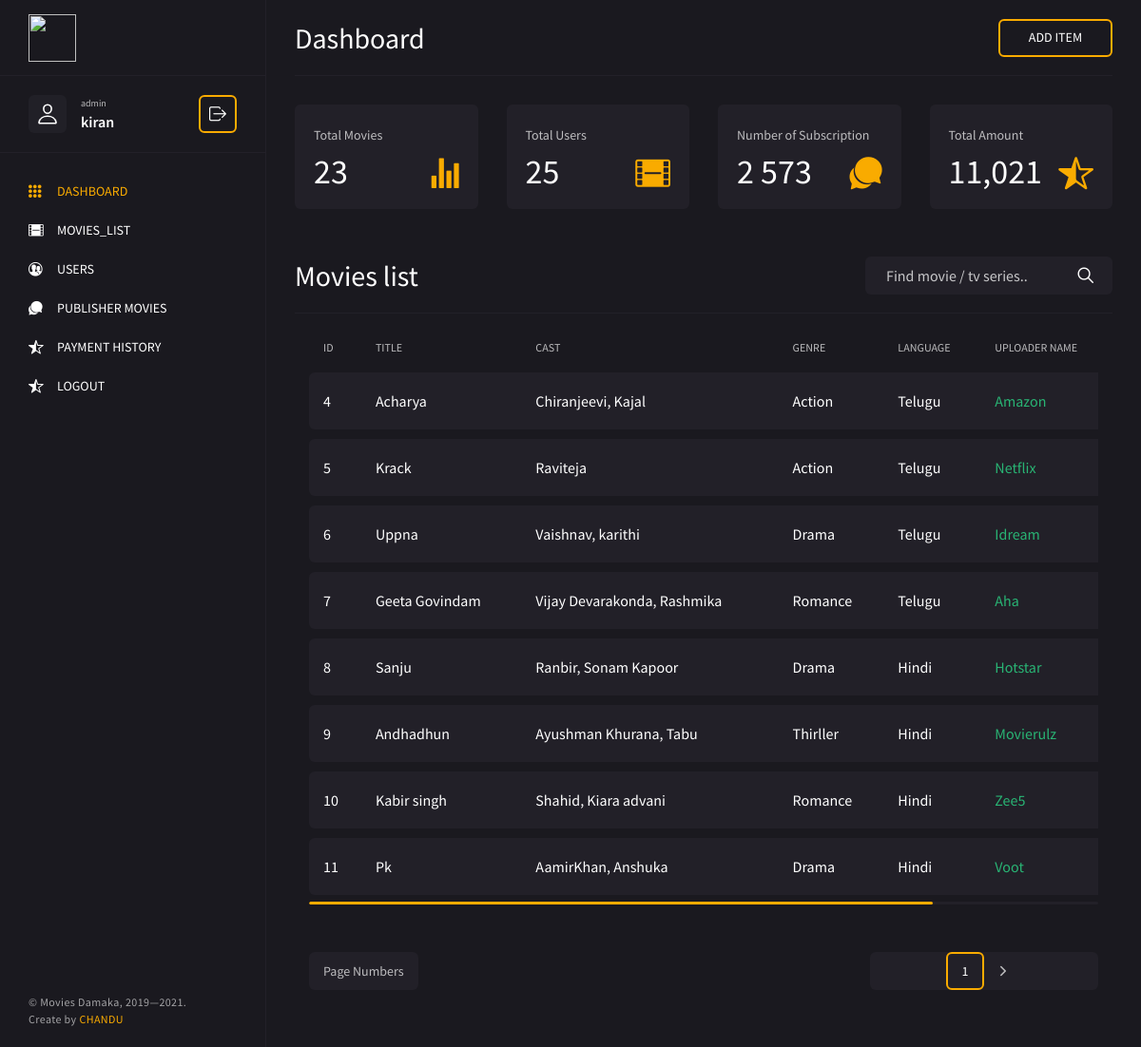
Screenshot of /dash (signed in) with the database file from the repository.
### movieshd/models.py (models this page shows, shortened)
class add_categories(models.Model):
    category_choice = [('Movie', 'Movie'), ('Show', 'Show'), ('Webseries', 'Webseries'), ('Kids', 'Kids')]
    language_choice = [('Telugu', 'Telugu'), ('Hindi', 'Hindi'), ('Tamil', 'Tamil'),
                       ('Malayalam', 'Malayalam'), ('Kannada', 'Kannada'), ('English', 'English')]
    geners_choice = [('Action', 'Action'), ('Adventure', 'Adventure'), ('Comedy', 'Comedy'),
                     ('Horror', 'Horror'), ('Thirller', 'Thirller'), ('Drama', 'Drama'),
                     ('Romance', 'Romance'), ('Sci Fi', 'Sci Fi')]
    uploader_name=models.CharField(max_length=500)
    category=models.CharField(max_length=500,choices=category_choice)
    title=models.CharField(max_length=500)
    discription = models.CharField(max_length=10000, null=True, blank=True)
    image = models.ImageField(upload_to="static/images", null=True, blank=True)
    language=models.CharField(max_length=500,choices=language_choice)
    geners=models.CharField(max_length=500,choices=geners_choice)
    screen_shot = models.ImageField(upload_to='static/images', null=True, blank=True)
    movie_length = models.CharField(max_length=50, null=True, blank=True)
    movie_director = models.CharField(max_length=200, null=True, blank=True)
    actor_name = models.CharField(max_length=1000, null=True, blank=True)
    movie_link = models.CharField(max_length=10000, null=True, blank=True)
    status=models.BooleanField(default=0)

### dashboard/views.py (the view)
# urls.py: path('dash',views.dash,name='dash'),
@login_required(login_url='adminlogin')
def dash(request):
    if request.user.is_superuser:
        total_user=User.objects.all()
        total_movies=add_categories.objects.all()
        list = add_categories.objects.all()
        list_paginator = Paginator(list, 8)
        page_number = request.GET.get('page')
        page = list_paginator.get_page(page_number)
        context ={
            'count':total_movies.count,
            'count1':total_user.count,
            'count': list_paginator.count,
            'page': page,
        }
        return render(request, 'dashboard/index.html',context)
    else:
        return redirect('/')

### templates/dashboard/index.html (shortened to what this page needs)
{% extends 'dashboard/base.html' %}
{% block content %}
	<main class="main">
		<div class="container-fluid">
			<div class="row row--grid">
				<div class="col-12">
					<div class="main__title">
						<h2>Dashboard</h2>
						<a href="/addmovie" class="main__title-link">add item</a>
					</div>
				</div>
				<div class="col-12 col-sm-6 col-lg-3">
					<div class="stats">
						<span>Total Movies</span>
						<p>{{ count }}</p>
						<i class="icon ion-ios-stats"></i>
					</div>
				</div>
				<div class="col-12 col-sm-6 col-lg-3">
					<div class="stats">
						<span>Total Users</span>
						<p>{{ count1 }}</p>
						<i class="icon ion-ios-film"></i>
					</div>
				</div>
				<div class="col-12 col-sm-6 col-lg-3">
					<div class="stats">
						<span>Number of Subscription</span>
						<p>2 573</p>
						<i class="icon ion-ios-chatbubbles"></i>
					</div>
				</div>
				<div class="col-12 col-sm-6 col-lg-3">
					<div class="stats">
						<span>Total Amount</span>
						<p>11,021</p>
						<i class="icon ion-ios-star-half"></i>
					</div>
				</div>
				<div class="col-12">
					<div class="main__title">
						<h2>Movies list</h2>
							<form action="#" class="main__title-form ml-auto">
								<input type="text" placeholder="Find movie / tv series..">
								<button type="button">
									<i class="icon ion-ios-search"></i>
								</button>
							</form>
						</div>
					</div>
				</div>
				<div class="col-12">
					<div class="main__table-wrap">
						<table class="main__table">
							<thead>
								<tr>
									<th>ID</th>
									<th>TITLE</th>
									<th>CAST</th>
									<th>GENRE</th>
									<th>LANGUAGE</th>
                                    <th>UPLOADER NAME</th>
								</tr>
							</thead>
{% for i in page.object_list  %}
							<tbody>
								<tr>
									<td>
										<div class="main__table-text">{{ i.id }}</div>
									</td>
                                    <td>
										<div class="main__table-text">{{ i.title }}</div>
									</td>
									<td>
										<div class="main__table-text"><a href="#">{{ i.actor_name }}</a></div>
									</td>
									<td>
										<div class="main__table-text">{{ i.geners }}</div>
									</td>
									<td>
										<div class="main__table-text">{{ i.language }}</div>
									</td>
									<td>
										<div class="main__table-text main__table-text--green">{{ i.uploader_name }}</div>
									</td>
								</tr>
                            </tbody>
{% endfor %}
						</table>
					</div>
				</div>
				<div class="col-12">
					<div class="paginator-wrap">
						<span>Page Numbers</span>
						<ul class="paginator">
							<li class="paginator__item paginator__item--active"><a href="#">{{ page.number }}</a></li>
							{% if page.has_next %}
							<li class="paginator__item paginator__item--next">
								<a href="{% url 'list' %}?page={{ page.next_page_number }}"><i class="icon ion-ios-arrow-forward"></i></a>
							</li>
                        {% endif %}
						</ul>
					</div>
				</div>
			</div>
	</main>
    {% endblock %}

### templates/dashboard/base.html (shortened to what this page needs)
{% load static %}
<!DOCTYPE html>
<html lang="en">
<head>
	<link rel="stylesheet" href={% static "admin1/css/bootstrap-reboot.min.css" %}>
	<link rel="stylesheet" href={% static "admin1/css/bootstrap-grid.min.css" %}>
	<link rel="stylesheet" href={% static "admin1/css/magnific-popup.css" %}>
	<link rel="stylesheet" href={% static "admin1/css/jquery.mCustomScrollbar.min.css" %}>
	<link rel="stylesheet" href={% static "admin1/css/select2.min.css" %}>
	<link rel="stylesheet" href={% static "admin1/css/ionicons.min.css" %}>
	<link rel="stylesheet" href={% static "admin1/css/admin.css" %}>
</head>
<body>
	<div class="sidebar">
		<a href="index.html" class="sidebar__logo">
			<img src={% static 'admin/logo22.png' %} style="width: 50px; height: 50px;" alt="">
		</a>
		<div class="sidebar__user">
			<div class="sidebar__user-img">
				<img src={% static "admin1/img/user.svg" %} alt="">
			</div>
			<div class="sidebar__user-title">
				<span>admin </span>
				<p>{{ user.username }}</p>
			</div>
			<a class="sidebar__user-btn" href="{% url 'logout_user' %}" type="button">
				<i class="icon ion-ios-log-out"></i>
			</a>
		</div>
		<div class="sidebar__nav-wrap">
			<ul class="sidebar__nav">
				<li class="sidebar__nav-item">
					<a href="/dash" class="sidebar__nav-link sidebar__nav-link--active"><i class="icon ion-ios-keypad"></i> <span>Dashboard</span></a>
				</li>
				<li class="sidebar__nav-item">
					<a href="/list" class="sidebar__nav-link"><i class="icon ion-ios-film"></i> <span>Movies_list</span></a>
				</li>
				<li class="sidebar__nav-item">
					<a href="/user" class="sidebar__nav-link"><i class="icon ion-ios-contacts"></i> <span>Users</span></a>
				</li>
                <li class="sidebar__nav-item">
					<a href="/list" class="sidebar__nav-link"><i class="icon ion-ios-chatbubbles"></i> <span>Publisher Movies</span></a>
				</li>
				<li class="sidebar__nav-item">
					<a href="/payments_history" class="sidebar__nav-link"><i class="icon ion-ios-star-half"></i> <span>Payment History</span></a>
				</li>
                <li class="sidebar__nav-item">
					<a href="{% url 'logout_user' %}" class="sidebar__nav-link"><i class="icon ion-ios-star-half"></i> <span>Logout</span></a>
				</li>
			</ul>
		</div>
		<div class="sidebar__copyright">© Movies Damaka, 2019—2021. <br>Create by <a href="#" target="_blank">CHANDU</a></div>
	</div>
{% block content %}
{% endblock %}
</body>
</html>

### rows the page displays
add_categories: id "4", title "Acharya", actor_name "Chiranjeevi, Kajal", geners "Action", language "Telugu", uploader_name "Amazon"
add_categories: id "5", title "Krack", actor_name "Raviteja", geners "Action", language "Telugu", uploader_name "Netflix"
add_categories: id "6", title "Uppna", actor_name "Vaishnav, karithi", geners "Drama", language "Telugu", uploader_name "Idream"
add_categories: id "7", title "Geeta Govindam", actor_name "Vijay Devarakonda, Rashmika", geners "Romance", language "Telugu", uploader_name "Aha"
add_categories: id "8", title "Sanju", actor_name "Ranbir, Sonam Kapoor", geners "Drama", language "Hindi", uploader_name "Hotstar"
add_categories: id "9", title "Andhadhun", actor_name "Ayushman Khurana, Tabu", geners "Thirller", language "Hindi", uploader_name "Movierulz"
add_categories: id "10", title "Kabir singh", actor_name "Shahid, Kiara advani", geners "Romance", language "Hindi", uploader_name "Zee5"
add_categories: id "11", title "Pk", actor_name "AamirKhan, Anshuka", geners "Drama", language "Hindi", uploader_name "Voot"

### other values shown
{{ user.username }} "kiran"
{{ count }} "23"
{{ count1 }} "25"
{{ page.number }} "1"
